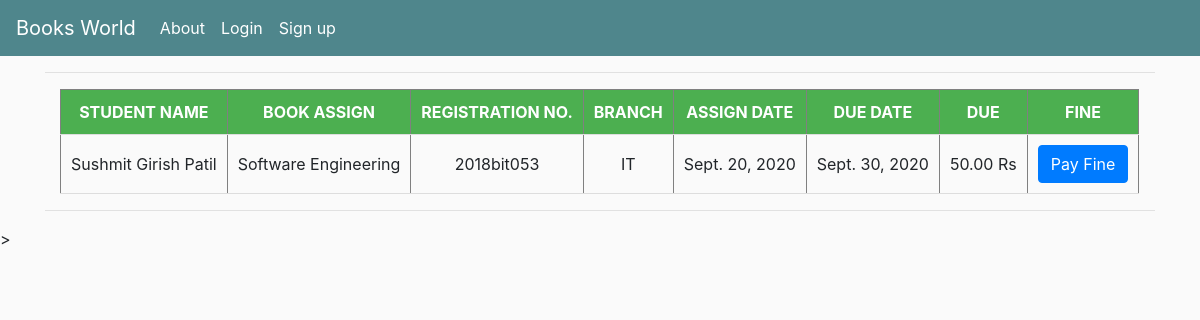
The page /student_list/ on the database its author committed.
### book/models.py (models this page shows, shortened)
class Student(models.Model):
    student_name = models.CharField(max_length = 30)
    book_assign = models.ForeignKey(Book, on_delete = models.CASCADE,blank=True, null=True)
    reg_no = models.CharField(max_length = 15, default = '***')
    branch = models.CharField(max_length = 6, choices = Branch, default = 'IT')
    assign_date = models.DateField('book assign date')
    due_date = models.DateField('Due on')
    due_fine = models.DecimalField(max_digits = 5, decimal_places = 2)

class Book(models.Model):
    name = models.CharField(max_length = 60)
    author = models.CharField(max_length = 40, default = 'Random')
    isbn = models.CharField(max_length = 12)
    discription = models.TextField()
    copies = models.IntegerField(default = 50)
    available = models.CharField(max_length = 3, choices = Available, default = 'Yes')
    language = models.CharField(max_length = 7, choices = Language, default = 'English')
    image = models.ImageField()
    def __str__(self):
        return self.name

### book/views.py (the view)
# urls.py: path('student_list/', views.Student_list.as_view(), name = 'student_list'),
class Student_list(ListView):
    model = Student

### book/templates/book/student_list.html (shortened to what this page needs)
{% extends 'book/base.html' %}
{% block body_block %}
<hr>
<div class="container">
  <table border=1  id="object_list" class="display" >
  	<thead>
      <tr>
		<th>STUDENT NAME</th>
        <th>BOOK ASSIGN</th>
        <th>REGISTRATION NO.</th>
        <th>BRANCH</th>
        <th>ASSIGN DATE</th>
        <th>DUE DATE</th>
        <th>DUE</th>
        <th>FINE</th>
     </tr>
    </thead>
  <tbody>
    {% for obj in student_list %}
         <tr>
            <td> {{ obj.student_name }} </td>
            <td> {{ obj.book_assign }} </td>
            <td> {{ obj.reg_no}} </td>
            <td> {{ obj.branch}} </td>
            <td> {{ obj.assign_date }} </td>
            <td> {{ obj.due_date }}</td>
            <td> {{ obj.due_fine }} Rs </td>
            <td> <a href="{% url 'confirm' pk=obj.pk %}" class="btn btn-primary mb1 bg-aqua" >Pay Fine</a> </td>
         </tr>
     {% endfor %}
  </tbody>
</table>
</div>
	<hr>
{% endblock %}
{% block js %}
<script src="https://ajax.googleapis.com/ajax/libs/jquery/3.3.1/jquery.min.js"></script>>
<link rel="stylesheet" type="text/css" href="https://cdn.datatables.net/v/dt/jszip-2.5.0/dt-1.10.20/af-2.3.4/b-1.6.1/b-colvis-1.6.1/b-flash-1.6.1/b-html5-1.6.1/b-print-1.6.1/cr-1.5.2/fc-3.3.0/fh-3.1.6/kt-2.5.1/r-2.2.3/rg-1.1.1/rr-1.2.6/sc-2.0.1/sl-1.3.1/datatables.min.css"/>
{% endblock  %}

### book/static/css/main.css (style rules this page uses)
body { background-color: hsl(0, 0%, 98%); }
th { background-color: #4CAF50; color: white; }
th,td { text-align: center; border-bottom: 1px solid #ddd; padding: 10px; }

### rows shown on the page
Student: student_name "Sushmit Girish Patil", book_assign "Software Engineering", reg_no "2018bit053", branch "IT", assign_date "Sept. 20, 2020", due_date "Sept. 30, 2020", due_fine "50.00"
